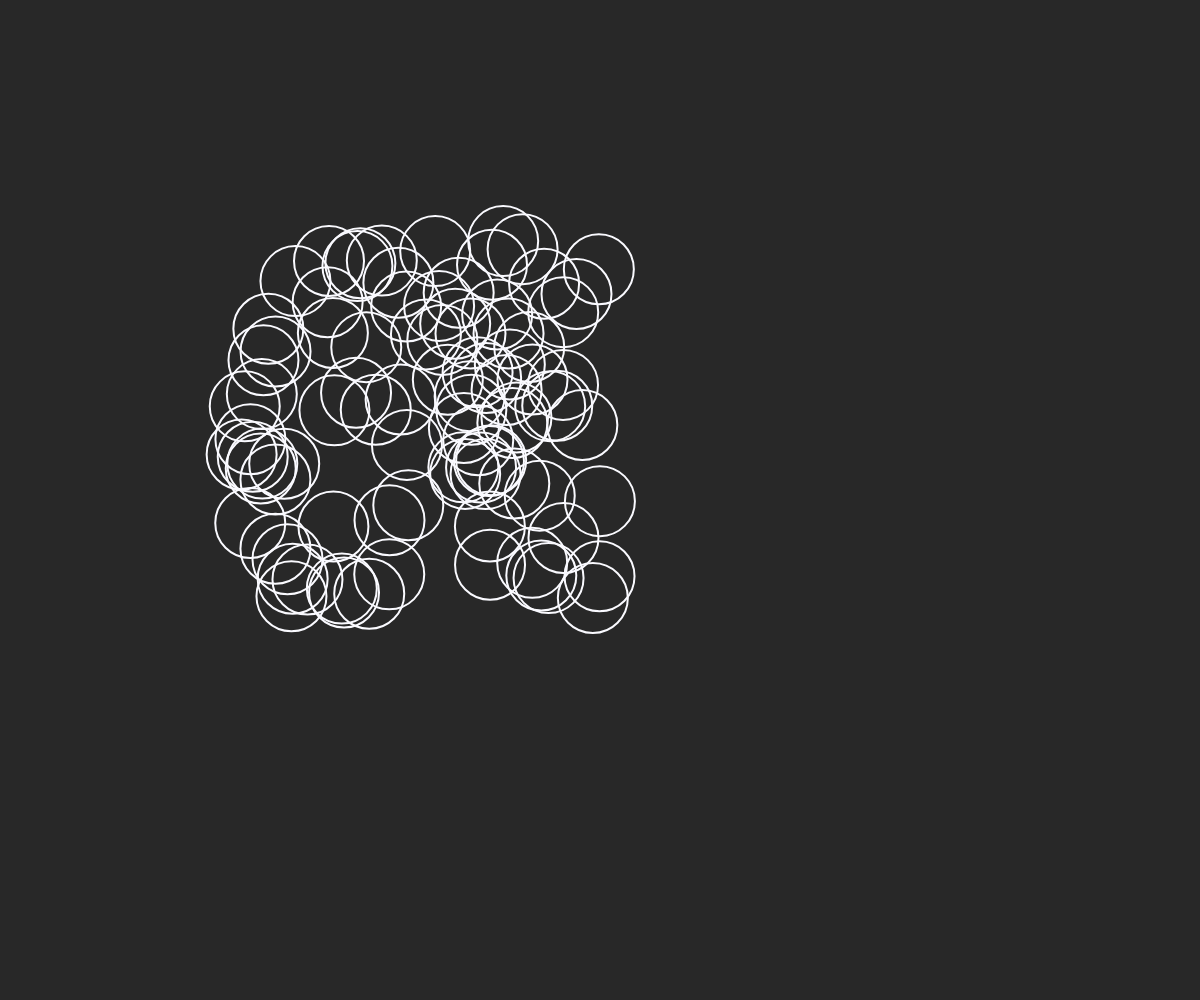
Frame 1 (no input)
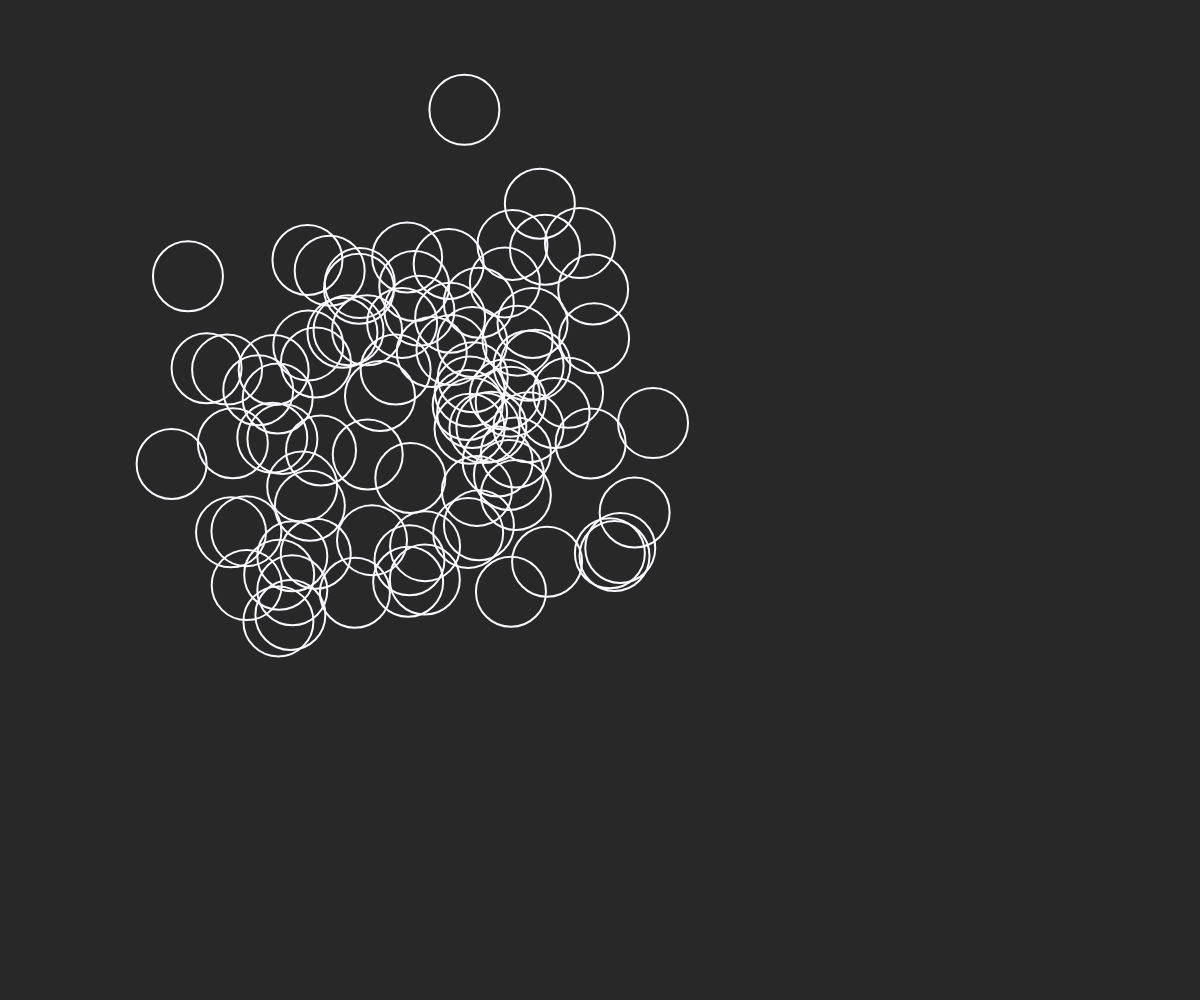
Frame 60 (no input)
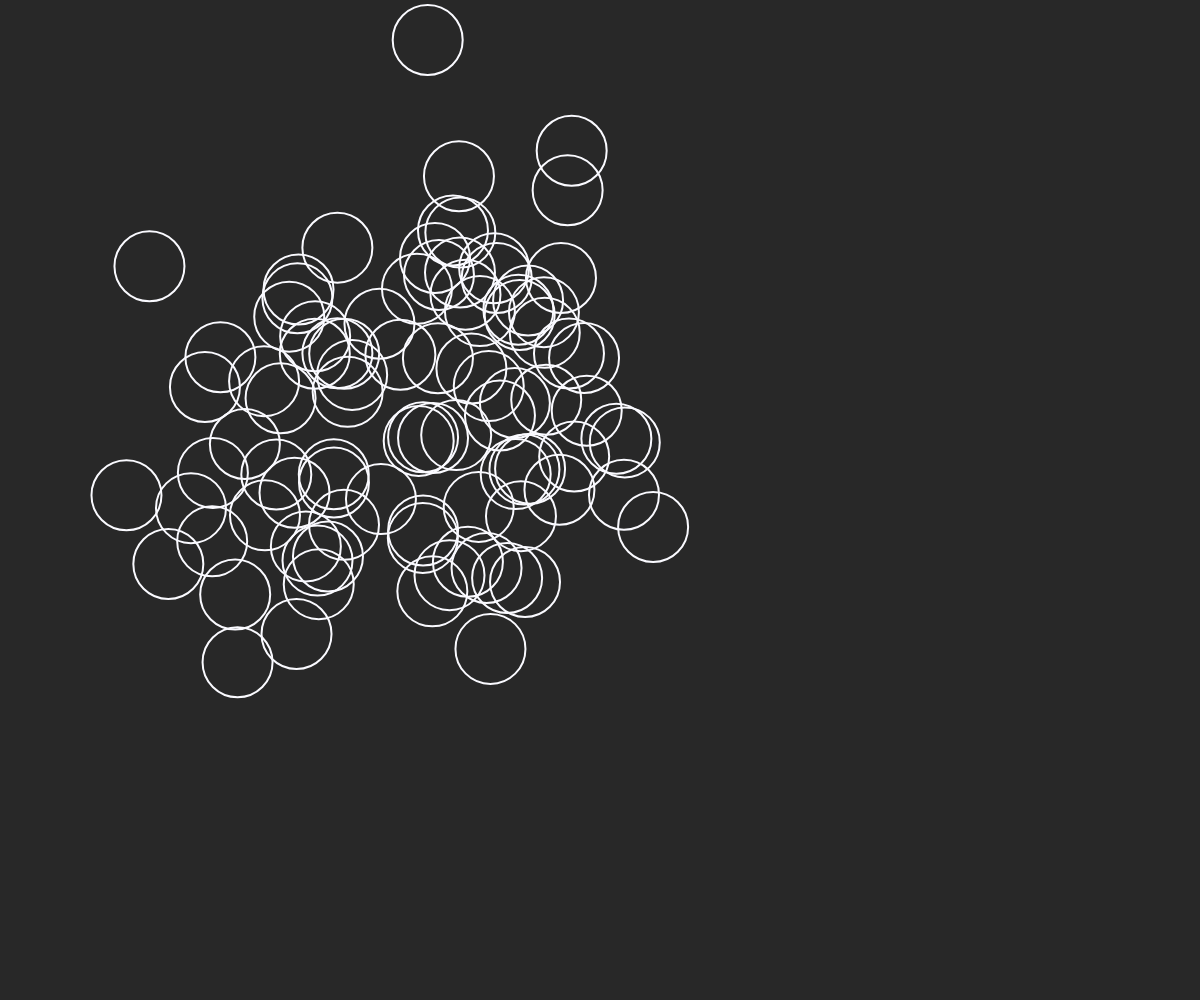
Frame 120 (the mouse pressed at the canvas centre since frame 60)

The p5.js sketch that drew these frames (run headless with seeded random() and noise() and a simulated clock; from frame 60 on, the mouse is pressed at the canvas centre):

// p5.js sketch
// ── sketch.js
// setup Canvas as a fun screen
// position absolute on the page
// set the background to clear so canvas doesn't appear
// draw loop, create bubbles to match result from calculator
//  
var bubObjs = [];
var result = 90;
var sketchScreen;
// will need to change this variable from calculator result.

function setup() {

    sketchScreen = createCanvas(windowWidth, windowHeight);
    sketchScreen.position(0,0);
    sketchScreen.style('z-index', '-1');

	//bubble array calling the bubble constructor
	for (i = 0; i < result; i++) {
		bubObjs[i] = new Bubble();
	}

}

// this draw function is actually a loop from the p5.js library
function draw() {
    background(40, 40, 40);
    // clear();
    for (i = 0; i < bubObjs.length; i++) {
    bubObjs[i].display();
	bubObjs[i].move();
	}
	

}




function Bubble() {
	this.x = random(windowWidth *.2, windowHeight *.6 );
  	this.y = random(windowWidth *.2,windowHeight *.6);
  	// this.h = random(20,25)
	// this.w = random(20,25)
	this.display = function() {
    stroke(250, 250, 255);
    strokeWeight(2);
    // strokeColor(0,0,0);
	noFill();
	ellipse(this.x, this.y, 70, 70);
		},
		this.move = function() {
			this.x += random(-10,10);
			this.y += random(-10,10);
	}
}

// ── calcstyle.css

html,body{
    margin:0;
    padding:0;
    /* background-color: rgb(81, 163, 184); */
}
#calc-body {
   position: absolute;
   padding-top: 10%;
   padding-left: 35%;
}

/* key style */
.keypad {
    width: 30%;
    height: 70%;
    /* background-color: rgb(81, 163, 184); */
    margin: 0;
    position: relative;
    padding-top: 10%;
    padding-left: 35%;
 
}
/* button style */
.button {
    width: 70px;
    height: 70px;
    background-color: rgb(225, 233, 225);
    color: rgb(8, 4, 4);
    font-size: 1em;
    border-radius: 50%;
    border: 1px solid black;
    margin-left: 10px;
    margin-right: 10px;
    margin-bottom: 10px;
    outline: 0px;
}

/* .big {
    height: 140px;
    border-radius: 10%;
    margin: 0;
} problem with this alignment not worth the effect*/

/* button hover */
.button:hover {
    background-color: rgb(133, 156, 160); /* Green */
    color: white;
  }
/* button press */
.button:active {
    border: none;
}
/* screen */
#display {
    font-size: 46;
    color: rgb(250, 208, 208);
    height: 270 px;
    text-align: center;

}
/* background */
// ── calculator.js
//create an empty array for entries = [];
var entries = [];
// initialise a total = 0;
var total = 10;

//create a cache 'temp' to hold the entered key-value in text format''

// listen for a click
clicked()

// when clicked send the even.target.value
function clicked () {
  document.addEventListener('click', getTargetValue);
  
  console.log("button clicked");
}

function getTargetValue () {
  let button = event.target.value
  console.log(button + " was clicked");
  
  testValue(button);
  // if value is a function do that function
  //else store value in entries
}

function testValue (button) {
  if (!isNaN(button) || button === '.') {
    placeNumber(button)
  } else if (button === 'AC') {
    AC()
  } else if (button === 'CE') {
    clr()
  } else if (button === '=') {
    calculate(entries);
  } else {
    placeNumber(button);
  }
}

function placeNumber(value){
  console.log(value + " push the number function");
  entries = entries + value;
  console.log(entries);
  return entries;
}

function AC() {
  console.log(button + "all clear function");
}

function clr() {
  console.log(button +"clear last number");
}

function calculate(entries) {
  // console.log(entries + "calculate function");
  console.log("calculate function");
  console.log(entries);
  result = eval(entries);
  refreshScreen(result);
  console.log(result);
  return result;
}

// total = result;
function refreshScreen(result) {
  document.getElementById("display").innerHTML = result;
}
  // test if this temp value returns a number, add to temp
// alternatives are either a decimal point, a clear function, or an operator
//   if (!isNaN(val) || val === '.') {
//     temp += val;
//     $("#answer").val(temp.substring(0,10));
    
  // If we have a given symbol other than equals, add temp to our entries
  // then add our current symbol and clear temp
//   } else if (val === 'AC') {
//     entries = [];
//     temp = '';
//     total = 0;
//     $("#answer").val('')

  // Clear last entry
//   } else if (val === 'CE') {
//     temp = '';
//     $("#answer").val('')
    
  // Change the X symbol to a recognised multiplication operator
//   } else if (val === 'x') {
//     entries.push(temp);
//     entries.push('*');
//     temp = '';
    
  // Change Obelus symbol to '/' a recognised division operator
//   } else if (val === '÷') {
//     entries.push(temp);
//     entries.push('/');
//     temp = '';

  // If we get the equals sign, do that math
//   } else if (val === '=') {
//   	entries.push(temp);

// initialise a new variable called 'nt' and assign it the value of the array and 
    // var nt = Number(entries[0]);
// for however many number or symbol entries there are take 'nt' and perform the right calc
    // for (var i = 1; i < entries.length; i++) {
    
    //   var nextNum = Number(entries[i+1])
    //   var symbol = entries[i];
      
    //   if (symbol === '+') { nt += nextNum; } 
    //   else if (symbol === '-') { nt -= nextNum; } 
    //   else if (symbol === '*') { nt *= nextNum; } 
    //   else if (symbol === '/') { nt /= nextNum; }
      
    //   i++;
    // }
    
    // Swap the '-' symbol so text input handles it correctly
    // if (nt < 0) {
    //   nt = Math.abs(nt) + '-';
    // }
    // select the answer element by id
    // and asign the 'nt' value to it:

    // $("#answer").val(nt);
	// 	entries = [];
    // temp = '';
    
  // if you're not doing the calc Push number to the array:
//   } else {
//     entries.push(temp);
//     entries.push(val);
//     temp = '';
//   }
// });
